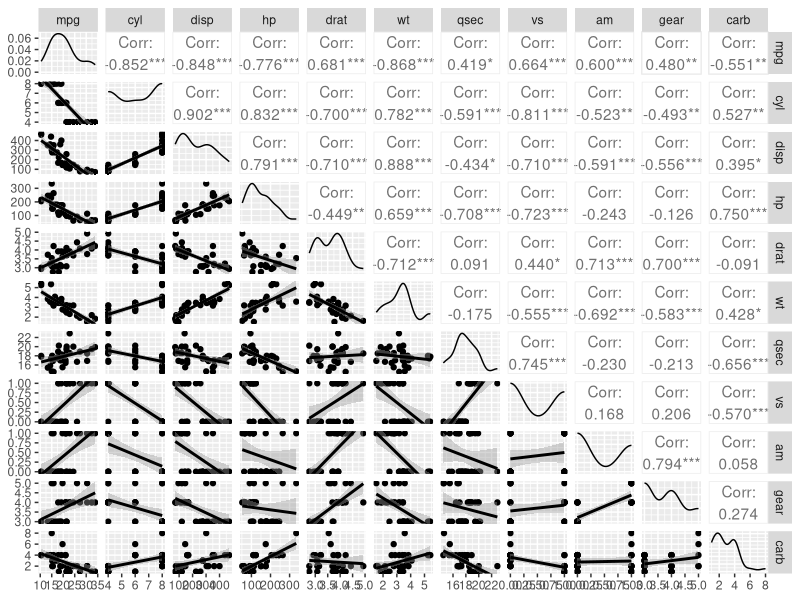
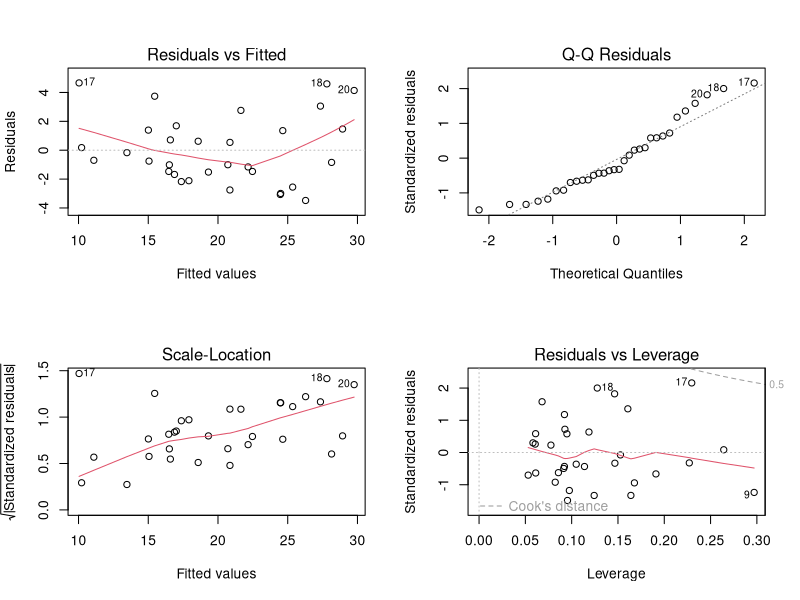
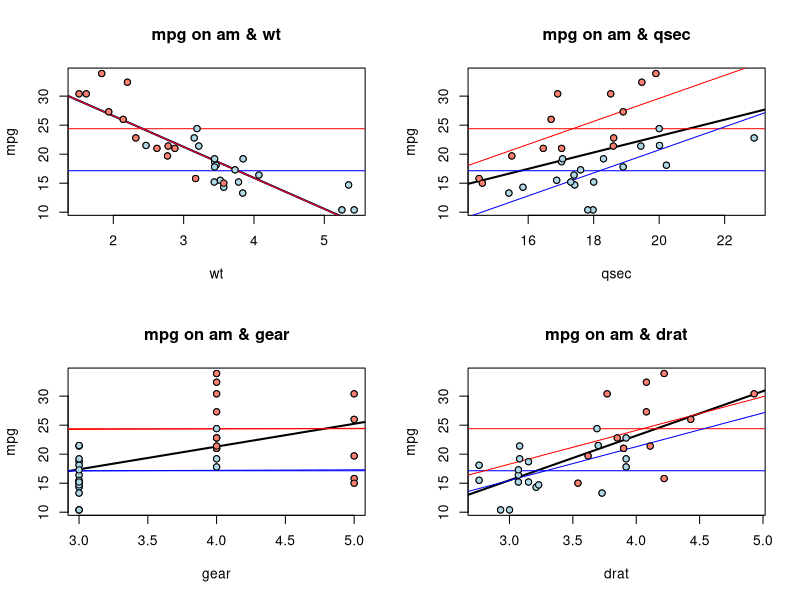
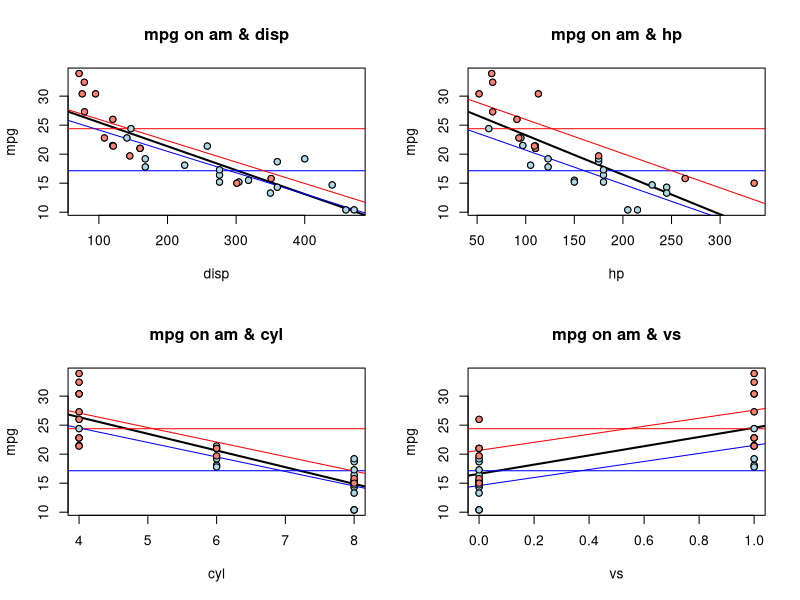
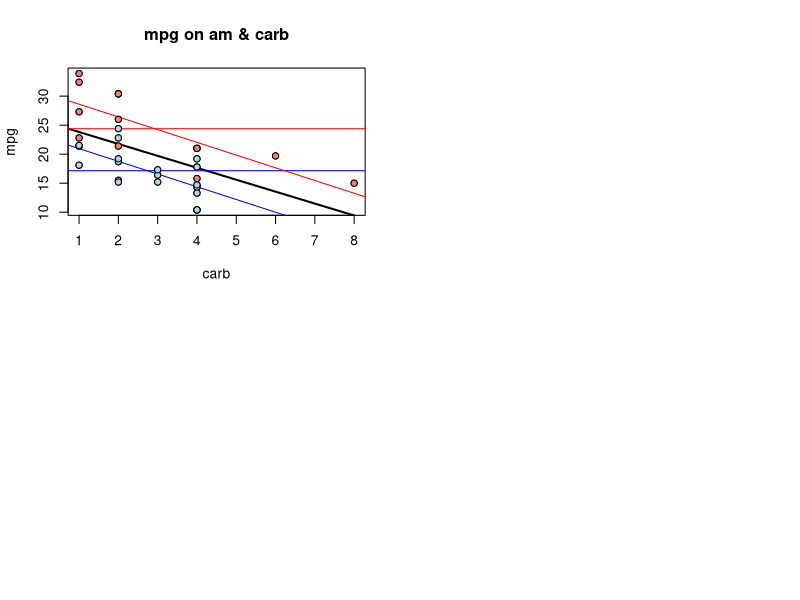

Write R code to recreate these figures, in order.
## ---- chunk 1
knitr::opts_chunk$set(echo = TRUE)
## ---- chunk 2
library("GGally", quietly=TRUE, warn.conflicts = FALSE)    ## for ggpairs
library("dplyr", quietly=TRUE, warn.conflicts = FALSE)     ## for data prep
library("ggplot2", quietly=TRUE, warn.conflicts = FALSE)   ## for the graphs
library("datasets", quietly=TRUE, warn.conflicts = FALSE)  ## for the data iself
DF <- tbl_df(mtcars)               ## read data into tibble
DF$am <- as.factor(DF$am)          ## set am from num to factor
attach(DF)                         ## to reference column-names
## ---- chunk 3
fit1 <- lm(mpg~am)                         ## fitting just am
summary(fit1)$coef
## ---- chunk 4
fit <- lm(mpg ~ am + wt + qsec)   ## fitting the linear model
round(summary(fit)$coef,4)       ## looking at the results
## ---- chunk 5
g = ggpairs(mtcars, lower=list(continuous="smooth"))
g
## ---- chunk 6
fit1 <- lm(mpg~am)                         ## fitting just am
fit2 <- lm(mpg~am+wt)                      ## fitting am and weight
fit3 <- lm(mpg~am+wt+qsec)                 ## fitting am, weight and 1/4-mile time
fit4 <- lm(mpg~am+wt+qsec+drat)            ## fitting am, weight, 1/4-mile time and rear axle ratio
fit5 <- lm(mpg~am+wt+qsec+drat+gear)       ## fitting also no of gears
anova(fit1, fit2, fit3, fit4, fit5)
## ---- chunk 7
par(mfrow=c(2,2))    ## to plot 4 plots on one page
plot(fit)            ## plot the quantiles
## ---- chunk 8
x <- wt
y <- mpg
x0 <- DF[am==0,]$wt      ## splitting wt into cars with automatic transmission
x1 <- DF[am==1,]$wt      ## and cars with manual transmission
y0 <- DF[am==0,]$mpg     ## splitting mpg into mpg's for automatic transmission
y1 <- DF[am==1,]$mpg     ## and mpg's for manual transmission
plot (x, y, main = "mpg on am & wt", ylab="mpg", xlab="wt") ## baseplot x's and y's
fits <- lm(y~x)          ## fit-single: fitting without taking am into account
abline(fits, lwd=2)                     ## regr.line regardless of transmission
abline(h=mean(y0), lwd =1, col="blue")  ## hor.line with mean of mpg (am = auto) 
abline(h=mean(y1), lwd =1, col="red")   ## hor.line with mean of mpg (am = manual)
fitm <- lm(y~x+am)                      ## fitting while taking am into account
abline(coef(fitm)[1], coef(fitm)[2], lwd=1, col="blue")   ## regr.line: am=auto 
abline(coef(fitm)[1]+coef(fitm)[3], coef(fitm)[2], lwd=1, col="red") ## am=manual
points(x0, y0, pch=21, col= "black", bg = "lightblue", cex=1)  ## blue for am=0 pts
points(x1, y1, pch=21, col= "black", bg = "salmon", cex=1)     ## red for am=1 pts
## ---- chunk 9
x <- qsec
y <- mpg
x0 <- DF[am==0,]$qsec      ## splitting wt into cars with automatic transmission
x1 <- DF[am==1,]$qsec      ## and cars with manual transmission
y0 <- DF[am==0,]$mpg   ## splitting mpg into mpg's for automatic transmission
y1 <- DF[am==1,]$mpg   ## and mpg's for manual transmission
plot (x, y, main = "mpg on am & qsec", ylab="mpg", xlab="qsec") ## baseplot x's and y's
fits <- lm(y~x)          ## fit-single: fitting without taking am into account
abline(fits, lwd=2)                     ## regr.line regardless of transmission
abline(h=mean(y0), lwd =1, col="blue")  ## hor.line with mean of mpg (am = auto) 
abline(h=mean(y1), lwd =1, col="red")   ## hor.line with mean of mpg (am = manual)
fitm <- lm(y~x+am)                      ## fitting while taking am into account
abline(coef(fitm)[1], coef(fitm)[2], lwd=1, col="blue")   ## regr.line: am=auto 
abline(coef(fitm)[1]+coef(fitm)[3], coef(fitm)[2], lwd=1, col="red") ## am=manual
points(x0, y0, pch=21, col= "black", bg = "lightblue", cex=1)  ## blue for am=0 pts
points(x1, y1, pch=21, col= "black", bg = "salmon", cex=1)     ## red for am=1 pts
## ---- chunk 10
x <- gear
y <- mpg
x0 <- DF[am==0,]$gear      ## splitting wt into cars with automatic transmission
x1 <- DF[am==1,]$gear      ## and cars with manual transmission
y0 <- DF[am==0,]$mpg   ## splitting mpg into mpg's for automatic transmission
y1 <- DF[am==1,]$mpg   ## and mpg's for manual transmission
plot (x, y, main = "mpg on am & gear", ylab="mpg", xlab="gear") ## baseplot x's and y's
fits <- lm(y~x)          ## fit-single: fitting without taking am into account
abline(fits, lwd=2)                     ## regr.line regardless of transmission
abline(h=mean(y0), lwd =1, col="blue")  ## hor.line with mean of mpg (am = auto) 
abline(h=mean(y1), lwd =1, col="red")   ## hor.line with mean of mpg (am = manual)
fitm <- lm(y~x+am)                      ## fitting while taking am into account
abline(coef(fitm)[1], coef(fitm)[2], lwd=1, col="blue")   ## regr.line: am=auto 
abline(coef(fitm)[1]+coef(fitm)[3], coef(fitm)[2], lwd=1, col="red") ## am=manual
points(x0, y0, pch=21, col= "black", bg = "lightblue", cex=1)  ## blue for am=0 pts
points(x1, y1, pch=21, col= "black", bg = "salmon", cex=1)     ## red for am=1 pts
## ---- chunk 11
x <- drat
y <- mpg
x0 <- DF[am==0,]$drat      ## splitting wt into cars with automatic transmission
x1 <- DF[am==1,]$drat      ## and cars with manual transmission
y0 <- DF[am==0,]$mpg   ## splitting mpg into mpg's for automatic transmission
y1 <- DF[am==1,]$mpg   ## and mpg's for manual transmission
plot (x, y, main = "mpg on am & drat", ylab="mpg", xlab="drat") ## baseplot x's and y's
fits <- lm(y~x)          ## fit-single: fitting without taking am into account
abline(fits, lwd=2)                     ## regr.line regardless of transmission
abline(h=mean(y0), lwd =1, col="blue")  ## hor.line with mean of mpg (am = auto) 
abline(h=mean(y1), lwd =1, col="red")   ## hor.line with mean of mpg (am = manual)
fitm <- lm(y~x+am)                      ## fitting while taking am into account
abline(coef(fitm)[1], coef(fitm)[2], lwd=1, col="blue")   ## regr.line: am=auto 
abline(coef(fitm)[1]+coef(fitm)[3], coef(fitm)[2], lwd=1, col="red") ## am=manual
points(x0, y0, pch=21, col= "black", bg = "lightblue", cex=1)  ## blue for am=0 pts
points(x1, y1, pch=21, col= "black", bg = "salmon", cex=1)     ## red for am=1 pts
## ---- chunk 12
x <- disp
y <- mpg
x0 <- DF[am==0,]$disp      ## splitting wt into cars with automatic transmission
x1 <- DF[am==1,]$disp      ## and cars with manual transmission
y0 <- DF[am==0,]$mpg   ## splitting mpg into mpg's for automatic transmission
y1 <- DF[am==1,]$mpg   ## and mpg's for manual transmission
plot (x, y, main = "mpg on am & disp", ylab="mpg", xlab="disp") ## baseplot x's and y's
fits <- lm(y~x)          ## fit-single: fitting without taking am into account
abline(fits, lwd=2)                     ## regr.line regardless of transmission
abline(h=mean(y0), lwd =1, col="blue")  ## hor.line with mean of mpg (am = auto) 
abline(h=mean(y1), lwd =1, col="red")   ## hor.line with mean of mpg (am = manual)
fitm <- lm(y~x+am)                      ## fitting while taking am into account
abline(coef(fitm)[1], coef(fitm)[2], lwd=1, col="blue")   ## regr.line: am=auto 
abline(coef(fitm)[1]+coef(fitm)[3], coef(fitm)[2], lwd=1, col="red") ## am=manual
points(x0, y0, pch=21, col= "black", bg = "lightblue", cex=1)  ## blue for am=0 pts
points(x1, y1, pch=21, col= "black", bg = "salmon", cex=1)     ## red for am=1 pts
## ---- chunk 13
x <- hp
y <- mpg
x0 <- DF[am==0,]$hp      ## splitting wt into cars with automatic transmission
x1 <- DF[am==1,]$hp      ## and cars with manual transmission
y0 <- DF[am==0,]$mpg   ## splitting mpg into mpg's for automatic transmission
y1 <- DF[am==1,]$mpg   ## and mpg's for manual transmission
plot (x, y, main = "mpg on am & hp", ylab="mpg", xlab="hp") ## baseplot x's and y's
fits <- lm(y~x)          ## fit-single: fitting without taking am into account
abline(fits, lwd=2)                     ## regr.line regardless of transmission
abline(h=mean(y0), lwd =1, col="blue")  ## hor.line with mean of mpg (am = auto) 
abline(h=mean(y1), lwd =1, col="red")   ## hor.line with mean of mpg (am = manual)
fitm <- lm(y~x+am)                      ## fitting while taking am into account
abline(coef(fitm)[1], coef(fitm)[2], lwd=1, col="blue")   ## regr.line: am=auto 
abline(coef(fitm)[1]+coef(fitm)[3], coef(fitm)[2], lwd=1, col="red") ## am=manual
points(x0, y0, pch=21, col= "black", bg = "lightblue", cex=1)  ## blue for am=0 pts
points(x1, y1, pch=21, col= "black", bg = "salmon", cex=1)     ## red for am=1 pts
## ---- chunk 14
x <- cyl
y <- mpg
x0 <- DF[am==0,]$cyl      ## splitting wt into cars with automatic transmission
x1 <- DF[am==1,]$cyl      ## and cars with manual transmission
y0 <- DF[am==0,]$mpg   ## splitting mpg into mpg's for automatic transmission
y1 <- DF[am==1,]$mpg   ## and mpg's for manual transmission
plot (x, y, main = "mpg on am & cyl", ylab="mpg", xlab="cyl") ## baseplot x's and y's
fits <- lm(y~x)          ## fit-single: fitting without taking am into account
abline(fits, lwd=2)                     ## regr.line regardless of transmission
abline(h=mean(y0), lwd =1, col="blue")  ## hor.line with mean of mpg (am = auto) 
abline(h=mean(y1), lwd =1, col="red")   ## hor.line with mean of mpg (am = manual)
fitm <- lm(y~x+am)                      ## fitting while taking am into account
abline(coef(fitm)[1], coef(fitm)[2], lwd=1, col="blue")   ## regr.line: am=auto 
abline(coef(fitm)[1]+coef(fitm)[3], coef(fitm)[2], lwd=1, col="red") ## am=manual
points(x0, y0, pch=21, col= "black", bg = "lightblue", cex=1)  ## blue for am=0 pts
points(x1, y1, pch=21, col= "black", bg = "salmon", cex=1)     ## red for am=1 pts
## ---- chunk 15
x <- vs
y <- mpg
x0 <- DF[am==0,]$vs      ## splitting wt into cars with automatic transmission
x1 <- DF[am==1,]$vs      ## and cars with manual transmission
y0 <- DF[am==0,]$mpg   ## splitting mpg into mpg's for automatic transmission
y1 <- DF[am==1,]$mpg   ## and mpg's for manual transmission
plot (x, y, main = "mpg on am & vs", ylab="mpg", xlab="vs") ## baseplot x's and y's
fits <- lm(y~x)          ## fit-single: fitting without taking am into account
abline(fits, lwd=2)                     ## regr.line regardless of transmission
abline(h=mean(y0), lwd =1, col="blue")  ## hor.line with mean of mpg (am = auto) 
abline(h=mean(y1), lwd =1, col="red")   ## hor.line with mean of mpg (am = manual)
fitm <- lm(y~x+am)                      ## fitting while taking am into account
abline(coef(fitm)[1], coef(fitm)[2], lwd=1, col="blue")   ## regr.line: am=auto 
abline(coef(fitm)[1]+coef(fitm)[3], coef(fitm)[2], lwd=1, col="red") ## am=manual
points(x0, y0, pch=21, col= "black", bg = "lightblue", cex=1)  ## blue for am=0 pts
points(x1, y1, pch=21, col= "black", bg = "salmon", cex=1)     ## red for am=1 pts
## ---- chunk 16
x <- carb
y <- mpg
x0 <- DF[am==0,]$carb      ## splitting wt into cars with automatic transmission
x1 <- DF[am==1,]$carb      ## and cars with manual transmission
y0 <- DF[am==0,]$mpg   ## splitting mpg into mpg's for automatic transmission
y1 <- DF[am==1,]$mpg   ## and mpg's for manual transmission
plot (x, y, main = "mpg on am & carb", ylab="mpg", xlab="carb") ## baseplot x's and y's
fits <- lm(y~x)          ## fit-single: fitting without taking am into account
abline(fits, lwd=2)                     ## regr.line regardless of transmission
abline(h=mean(y0), lwd =1, col="blue")  ## hor.line with mean of mpg (am = auto) 
abline(h=mean(y1), lwd =1, col="red")   ## hor.line with mean of mpg (am = manual)
fitm <- lm(y~x+am)                      ## fitting while taking am into account
abline(coef(fitm)[1], coef(fitm)[2], lwd=1, col="blue")   ## regr.line: am=auto 
abline(coef(fitm)[1]+coef(fitm)[3], coef(fitm)[2], lwd=1, col="red") ## am=manual
points(x0, y0, pch=21, col= "black", bg = "lightblue", cex=1)  ## blue for am=0 pts
points(x1, y1, pch=21, col= "black", bg = "salmon", cex=1)     ## red for am=1 pts
